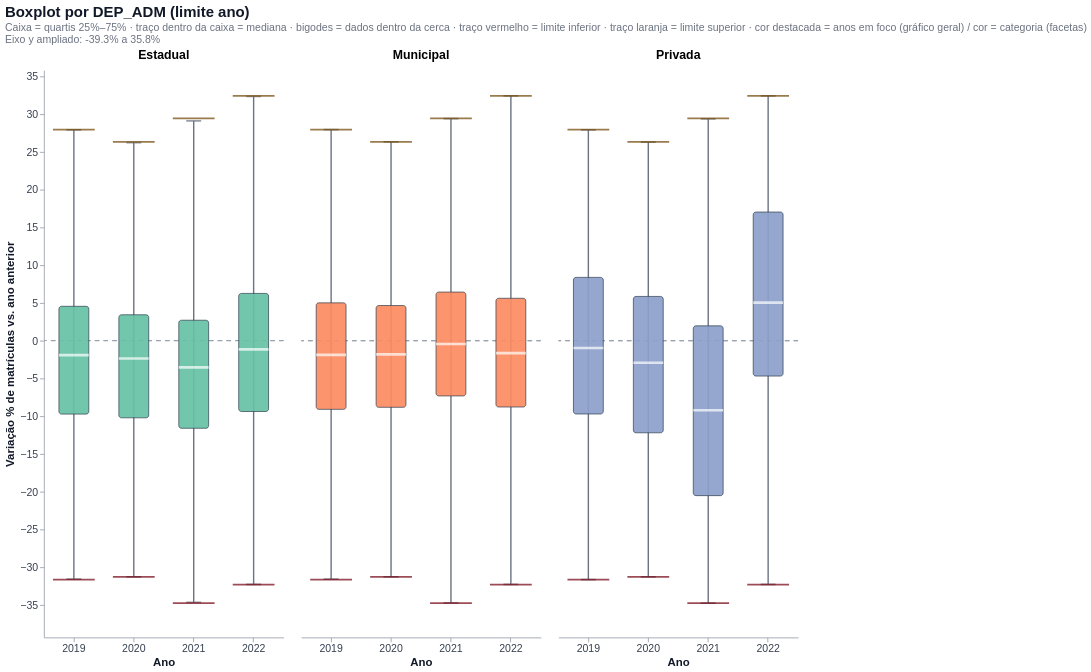

This figure's notebook cell:
### Markdown cell above
### 6.2 — Boxplots facetados por categoria
Mesmos limites da etapa 3 (calculados com todas as escolas do ano). Sem pontos individuais, para ficar leve.

### Code cell
def boxplot_facetado(d, dim, modo):
    dd = d[d["ANO"].isin(ANOS_FOCO)] if BOXPLOT_SO_ANOS_FOCO else d
    if dd.empty:
        print(f"[{dim}] Nenhuma linha nos anos {ANOS_FOCO}. Anos disponíveis: {sorted(int(a) for a in d['ANO'].unique())}")
        return None
    dd = dd.copy()
    dd[dim] = dd[dim].fillna("(vazio)").astype(str)   # NaN não derruba o groupby
    stats = estatisticas_box(dd, ["ANO", dim], modo)
    if stats.empty or "n" not in stats.columns:
        print(f"[{dim}] Sem dados para o boxplot.")
        return None
    stats = stats[stats["n"] >= N_MIN_CATEGORIA]
    if stats.empty:
        print(f"[{dim}] Nenhuma categoria com pelo menos {N_MIN_CATEGORIA} escolas/ano. Diminua N_MIN_CATEGORIA.")
        return None
    n_fac = stats[dim].nunique()
    n_anos = stats["ANO"].nunique()
    larg = int(max(110, (LARGURA_GRAFICO - 60 * n_fac) / n_fac))
    tam = tamanho_caixa(n_anos, larg)
    x_enc = alt.X("ANO:O", title="Ano", axis=alt.Axis(labelAngle=0))
    dom = dominio_y(d, stats)
    camadas = camadas_boxplot(stats, alt.Chart(stats), x_enc, dom, tam, cor_por=dim)
    graf = (alt.layer(*camadas).properties(width=larg, height=int(ALTURA_GRAFICO * 0.85))
            .facet(column=alt.Column(f"{dim}:N", title=None, header=alt.Header(labelFontSize=14, labelFontWeight="bold")))
            .properties(title=alt.Title(f"Boxplot por {dim} (limite {modo.lower()})",
                                        subtitle=[LEGENDA_BOX.format(qi=Q_INFERIOR, qs=Q_SUPERIOR), f"Eixo y ampliado: {dom[0]:.1f}% a {dom[1]:.1f}%"])))
    return estilizar(graf)


def relatar_facetados(d):
    for dim in BOXPLOT_POR:
        if dim in d.columns:
            graf = boxplot_facetado(d, dim, LIMITE_PARA_CRUZAMENTO)
            mostrar(graf, f"Boxplot facetado por {dim}")


secao("Etapa 6.2 — Boxplots facetados")
relatar_facetados(dados)

### Figure 1 — Vega-Lite specification as saved in the notebook (floating-point values rounded to 4 significant figures)
{"config": {"view": {"continuousWidth": 300, "continuousHeight": 300, "stroke": null}, "axis": {"domainColor": "#9CA3AF", "gridColor": "#E5E7EB", "labelColor": "#374151", "labelFontSize": 12, "tickColor": "#9CA3AF", "titleColor": "#111827", "titleFontSize": 13}, "legend": {"labelFontSize": 12, "symbolSize": 120, "titleFontSize": 12}, "range": {"category": {"scheme": "set2"}}, "title": {"anchor": "start", "color": "#111827", "fontSize": 17, "subtitleColor": "#6B7280", "subtitleFontSize": 12}}, "data": {"name": "data-6029d04024dd4316ab8be4d62b166bd1"}, "facet": {"column": {"field": "DEP_ADM", "header": {"labelFontSize": 14, "labelFontWeight": "bold"}, "title": null, "type": "nominal"}}, "spec": {"layer": [{"mark": {"type": "rule", "clip": true, "color": "#9CA3AF", "strokeDash": [5, 5]}, "encoding": {"y": {"scale": {"clamp": false, "domain": [-39.28, 35.79], "nice": false}, "datum": 0}}}, {"mark": {"type": "rule", "clip": true, "color": "#6B7280", "strokeWidth": 1.6}, "encoding": {"x": {"axis": {"labelAngle": 0}, "field": "ANO", "title": "Ano", "type": "ordinal"}, "y": {"field": "bigode_inf", "scale": {"clamp": false, "domain": [-39.28, 35.79], "nice": false}, "title": "Variação % de matrículas vs. ano anterior", "type": "quantitative"}, "y2": {"field": "bigode_sup"}}}, {"mark": {"type": "tick", "clip": true, "color": "#6B7280", "size": 17.0, "thickness": 2}, "encoding": {"x": {"axis": {"labelAngle": 0}, "field": "ANO", "title": "Ano", "type": "ordinal"}, "y": {"field": "bigode_inf", "scale": {"clamp": false, "domain": [-39.28, 35.79], "nice": false}, "type": "quantitative"}}}, {"mark": {"type": "tick", "clip": true, "color": "#6B7280", "size": 17.0, "thickness": 2}, "encoding": {"x": {"axis": {"labelAngle": 0}, "field": "ANO", "title": "Ano", "type": "ordinal"}, "y": {"field": "bigode_sup", "scale": {"clamp": false, "domain": [-39.28, 35.79], "nice": false}, "type": "quantitative"}}}, {"mark": {"type": "bar", "clip": true, "cornerRadius": 3, "fillOpacity": 0.92, "size": 34, "stroke": "#2F3E4E", "strokeWidth": 0.8}, "encoding": {"color": {"field": "DEP_ADM", "legend": null, "scale": {"scheme": "set2"}, "type": "nominal"}, "tooltip": [{"field": "ANO", "title": "Ano", "type": "ordinal"}, {"field": "n", "title": "escolas", "type": "quantitative"}, {"field": "q_inf", "format": ".1f", "title": "quartil inferior", "type": "quantitative"}, {"field": "mediana", "format": ".1f", "title": "mediana", "type": "quantitative"}, {"field": "q_sup", "format": ".1f", "title": "quartil superior", "type": "quantitative"}, {"field": "lim_inf", "format": ".1f", "title": "limite inferior", "type": "quantitative"}, {"field": "lim_sup", "format": ".1f", "title": "limite superior", "type": "quantitative"}, {"field": "pct_marcada", "format": ".1f", "title": "% marcadas", "type": "quantitative"}, {"field": "pct_abaixo", "format": ".2f", "title": "% abaixo do limite inferior", "type": "quantitative"}, {"field": "pct_acima", "format": ".2f", "title": "% acima do limite superior", "type": "quantitative"}], "x": {"axis": {"labelAngle": 0}, "field": "ANO", "title": "Ano", "type": "ordinal"}, "y": {"field": "q_inf", "scale": {"clamp": false, "domain": [-39.28, 35.79], "nice": false}, "type": "quantitative"}, "y2": {"field": "q_sup"}}}, {"mark": {"type": "tick", "clip": true, "color": "white", "size": 34, "thickness": 3}, "encoding": {"x": {"axis": {"labelAngle": 0}, "field": "ANO", "title": "Ano", "type": "ordinal"}, "y": {"field": "mediana", "scale": {"clamp": false, "domain": [-39.28, 35.79], "nice": false}, "type": "quantitative"}}}, {"mark": {"type": "tick", "clip": true, "color": "#73000F", "size": 47.6, "thickness": 2}, "encoding": {"x": {"axis": {"labelAngle": 0}, "field": "ANO", "title": "Ano", "type": "ordinal"}, "y": {"field": "lim_inf", "scale": {"clamp": false, "domain": [-39.28, 35.79], "nice": false}, "type": "quantitative"}}}, {"mark": {"type": "tick", "clip": true, "color": "#704300", "size": 47.6, "thickness": 2}, "encoding": {"x": {"axis": {"labelAngle": 0}, "field": "ANO", "title": "Ano", "type": "ordinal"}, "y": {"field": "lim_sup", "scale": {"clamp": false, "domain": [-39.28, 35.79], "nice": false}, "type": "quantitative"}}}], "height": 646, "width": 273}, "title": {"text": "Boxplot por DEP_ADM (limite ano)", "subtitle": ["Caixa = quartis 25%–75% · traço dentro da caixa = mediana · bigodes = dados dentro da cerca · traço vermelho = limite inferior · traço laranja = limite superior · cor destacada = anos em foco (gráfico geral) / cor = categoria (facetas)", "Eixo y ampliado: -39.3% a 35.8%"]}, "$schema": "https://vega.github.io/schema/vega-lite/v6.1.0.json", "datasets": {"data-6029d04024dd4316ab8be4d62b166bd1": [{"ANO": 2019, "DEP_ADM": "Estadual", "q_inf": -9.722, "mediana": -1.923, "q_sup": 4.545, "bigode_inf": -31.58, "bigode_sup": 27.88, "lim_inf": -31.64, "lim_sup": 27.92, "n": 8929, "pct_marcada": 7.168, "pct_abaixo": 5.129, "pct_acima": 2.038}, {"ANO": 2019, "DEP_ADM": "Municipal", "q_inf": -9.091, "mediana": -1.879, "q_sup": 5.0, "bigode_inf": -31.58, "bigode_sup": 27.92, "lim_inf": -31.64, "lim_sup": 27.92, "n": 51554, "pct_marcada": 6.128, "pct_abaixo": 2.582, "pct_acima": 3.546}, {"ANO": 2019, "DEP_ADM": "Privada", "q_inf": -9.708, "mediana": -0.9804, "q_sup": 8.372, "bigode_inf": -31.62, "bigode_sup": 27.91, "lim_inf": -31.64, "lim_sup": 27.92, "n": 18770, "pct_marcada": 10.07, "pct_abaixo": 3.362, "pct_acima": 6.713}, {"ANO": 2020, "DEP_ADM": "Estadual", "q_inf": -10.21, "mediana": -2.356, "q_sup": 3.423, "bigode_inf": -31.25, "bigode_sup": 26.21, "lim_inf": -31.27, "lim_sup": 26.31, "n": 8470, "pct_marcada": 7.58, "pct_abaixo": 5.691, "pct_acima": 1.889}, {"ANO": 2020, "DEP_ADM": "Municipal", "q_inf": -8.824, "mediana": -1.818, "q_sup": 4.645, "bigode_inf": -31.25, "bigode_sup": 26.29, "lim_inf": -31.27, "lim_sup": 26.31, "n": 50851, "pct_marcada": 5.245, "pct_abaixo": 2.224, "pct_acima": 3.021}, {"ANO": 2020, "DEP_ADM": "Privada", "q_inf": -12.2, "mediana": -2.92, "q_sup": 5.852, "bigode_inf": -31.25, "bigode_sup": 26.26, "lim_inf": -31.27, "lim_sup": 26.31, "n": 18819, "pct_marcada": 10.54, "pct_abaixo": 4.453, "pct_acima": 6.09}, {"ANO": 2021, "DEP_ADM": "Estadual", "q_inf": -11.6, "mediana": -3.53, "q_sup": 2.703, "bigode_inf": -34.65, "bigode_sup": 29.09, "lim_inf": -34.75, "lim_sup": 29.41, "n": 8134, "pct_marcada": 6.565, "pct_abaixo": 4.856, "pct_acima": 1.709}, {"ANO": 2021, "DEP_ADM": "Municipal", "q_inf": -7.317, "mediana": -0.4386, "q_sup": 6.43, "bigode_inf": -34.69, "bigode_sup": 29.37, "lim_inf": -34.75, "lim_sup": 29.41, "n": 50040, "pct_marcada": 4.311, "pct_abaixo": 1.265, "pct_acima": 3.046}, {"ANO": 2021, "DEP_ADM": "Privada", "q_inf": -20.51, "mediana": -9.217, "q_sup": 1.961, "bigode_inf": -34.74, "bigode_sup": 29.37, "lim_inf": -34.75, "lim_sup": 29.41, "n": 18497, "pct_marcada": 12.62, "pct_abaixo": 7.699, "pct_acima": 4.92}, {"ANO": 2022, "DEP_ADM": "Estadual", "q_inf": -9.375, "mediana": -1.158, "q_sup": 6.25, "bigode_inf": -32.26, "bigode_sup": 32.32, "lim_inf": -32.28, "lim_sup": 32.41, "n": 7585, "pct_marcada": 7.95, "pct_abaixo": 5.115, "pct_acima": 2.835}, {"ANO": 2022, "DEP_ADM": "Municipal", "q_inf": -8.784, "mediana": -1.659, "q_sup": 5.607, "bigode_inf": -32.27, "bigode_sup": 32.39, "lim_inf": -32.28, "lim_sup": 32.41, "n": 49642, "pct_marcada": 4.845, "pct_abaixo": 2.051, "pct_acima": 2.794}, {"ANO": 2022, "DEP_ADM": "Privada", "q_inf": -4.688, "mediana": 5.039, "q_sup": 17.02, "bigode_inf": -32.26, "bigode_sup": 32.4, "lim_inf": -32.28, "lim_sup": 32.41, "n": 18446, "pct_marcada": 12.39, "pct_abaixo": 1.941, "pct_acima": 10.45}]}}
